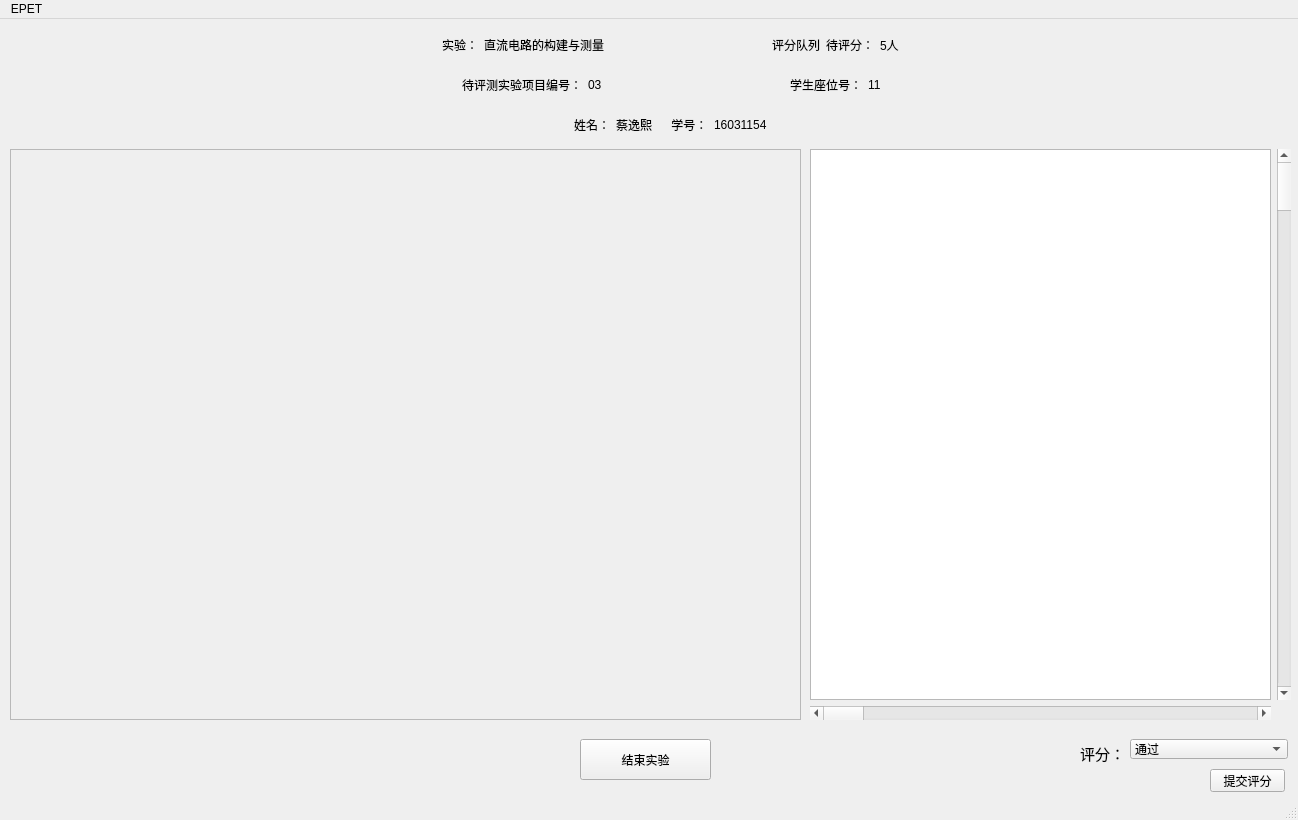
<?xml version="1.0" encoding="UTF-8"?>
<ui version="4.0">
 <class>Score</class>
 <widget class="QMainWindow" name="Score">
  <property name="geometry">
   <rect>
    <x>0</x>
    <y>0</y>
    <width>1298</width>
    <height>820</height>
   </rect>
  </property>
  <property name="windowTitle">
   <string>打分页面</string>
  </property>
  <widget class="QWidget" name="centralwidget">
   <widget class="QWidget" name="horizontalLayoutWidget">
    <property name="geometry">
     <rect>
      <x>280</x>
      <y>10</y>
      <width>781</width>
      <height>31</height>
     </rect>
    </property>
    <layout class="QHBoxLayout" name="horizontalLayout">
     <item>
      <spacer name="horizontalSpacer_7">
       <property name="orientation">
        <enum>Qt::Horizontal</enum>
       </property>
       <property name="sizeHint" stdset="0">
        <size>
         <width>40</width>
         <height>20</height>
        </size>
       </property>
      </spacer>
     </item>
     <item>
      <widget class="QLabel" name="label_9">
       <property name="text">
        <string>实验：</string>
       </property>
      </widget>
     </item>
     <item>
      <widget class="QLabel" name="label_10">
       <property name="text">
        <string>直流电路的构建与测量</string>
       </property>
      </widget>
     </item>
     <item>
      <spacer name="horizontalSpacer">
       <property name="orientation">
        <enum>Qt::Horizontal</enum>
       </property>
       <property name="sizeHint" stdset="0">
        <size>
         <width>40</width>
         <height>20</height>
        </size>
       </property>
      </spacer>
     </item>
     <item>
      <widget class="QLabel" name="label_8">
       <property name="text">
        <string>评分队列</string>
       </property>
      </widget>
     </item>
     <item>
      <widget class="QLabel" name="label_2">
       <property name="text">
        <string>待评分：</string>
       </property>
      </widget>
     </item>
     <item>
      <widget class="QLabel" name="label_3">
       <property name="text">
        <string>5人</string>
       </property>
      </widget>
     </item>
     <item>
      <spacer name="horizontalSpacer_2">
       <property name="orientation">
        <enum>Qt::Horizontal</enum>
       </property>
       <property name="sizeHint" stdset="0">
        <size>
         <width>40</width>
         <height>20</height>
        </size>
       </property>
      </spacer>
     </item>
    </layout>
   </widget>
   <widget class="QWidget" name="horizontalLayoutWidget_2">
    <property name="geometry">
     <rect>
      <x>281</x>
      <y>50</y>
      <width>781</width>
      <height>31</height>
     </rect>
    </property>
    <layout class="QHBoxLayout" name="horizontalLayout_2">
     <item>
      <spacer name="horizontalSpacer_4">
       <property name="orientation">
        <enum>Qt::Horizontal</enum>
       </property>
       <property name="sizeHint" stdset="0">
        <size>
         <width>40</width>
         <height>20</height>
        </size>
       </property>
      </spacer>
     </item>
     <item>
      <widget class="QLabel" name="label_5">
       <property name="text">
        <string>待评测实验项目编号：</string>
       </property>
      </widget>
     </item>
     <item>
      <widget class="QLabel" name="label_4">
       <property name="text">
        <string>03</string>
       </property>
      </widget>
     </item>
     <item>
      <spacer name="horizontalSpacer_3">
       <property name="orientation">
        <enum>Qt::Horizontal</enum>
       </property>
       <property name="sizeHint" stdset="0">
        <size>
         <width>40</width>
         <height>20</height>
        </size>
       </property>
      </spacer>
     </item>
     <item>
      <widget class="QLabel" name="label_6">
       <property name="text">
        <string>学生座位号：</string>
       </property>
      </widget>
     </item>
     <item>
      <widget class="QLabel" name="label_7">
       <property name="text">
        <string>11</string>
       </property>
       <property name="scaledContents">
        <bool>false</bool>
       </property>
      </widget>
     </item>
     <item>
      <spacer name="horizontalSpacer_5">
       <property name="orientation">
        <enum>Qt::Horizontal</enum>
       </property>
       <property name="sizeHint" stdset="0">
        <size>
         <width>40</width>
         <height>20</height>
        </size>
       </property>
      </spacer>
     </item>
    </layout>
   </widget>
   <widget class="QLabel" name="label">
    <property name="geometry">
     <rect>
      <x>1080</x>
      <y>720</y>
      <width>51</width>
      <height>29</height>
     </rect>
    </property>
    <property name="text">
     <string>&lt;html&gt;&lt;head/&gt;&lt;body&gt;&lt;p&gt;&lt;span style=&quot; font-size:11pt;&quot;&gt;评分：&lt;/span&gt;&lt;/p&gt;&lt;/body&gt;&lt;/html&gt;</string>
    </property>
    <property name="wordWrap">
     <bool>false</bool>
    </property>
   </widget>
   <widget class="QComboBox" name="comboBox">
    <property name="geometry">
     <rect>
      <x>1130</x>
      <y>720</y>
      <width>158</width>
      <height>20</height>
     </rect>
    </property>
    <property name="editable">
     <bool>false</bool>
    </property>
    <property name="currentText">
     <string>通过</string>
    </property>
    <property name="currentIndex">
     <number>0</number>
    </property>
    <item>
     <property name="text">
      <string>通过</string>
     </property>
    </item>
    <item>
     <property name="text">
      <string>不通过</string>
     </property>
    </item>
   </widget>
   <widget class="QWidget" name="gridLayoutWidget">
    <property name="geometry">
     <rect>
      <x>810</x>
      <y>130</y>
      <width>481</width>
      <height>571</height>
     </rect>
    </property>
    <layout class="QGridLayout" name="gridLayout">
     <item row="0" column="0">
      <widget class="QTableView" name="tableView"/>
     </item>
     <item row="0" column="1">
      <widget class="QScrollBar" name="verticalScrollBar">
       <property name="orientation">
        <enum>Qt::Vertical</enum>
       </property>
      </widget>
     </item>
     <item row="1" column="0">
      <widget class="QScrollBar" name="horizontalScrollBar">
       <property name="orientation">
        <enum>Qt::Horizontal</enum>
       </property>
      </widget>
     </item>
    </layout>
   </widget>
   <widget class="QPushButton" name="pushButton">
    <property name="geometry">
     <rect>
      <x>1210</x>
      <y>750</y>
      <width>75</width>
      <height>23</height>
     </rect>
    </property>
    <property name="text">
     <string>提交评分</string>
    </property>
   </widget>
   <widget class="QWidget" name="horizontalLayoutWidget_3">
    <property name="geometry">
     <rect>
      <x>280</x>
      <y>90</y>
      <width>781</width>
      <height>31</height>
     </rect>
    </property>
    <layout class="QHBoxLayout" name="horizontalLayout_3">
     <item>
      <spacer name="horizontalSpacer_6">
       <property name="orientation">
        <enum>Qt::Horizontal</enum>
       </property>
       <property name="sizeHint" stdset="0">
        <size>
         <width>40</width>
         <height>20</height>
        </size>
       </property>
      </spacer>
     </item>
     <item>
      <widget class="QLabel" name="label_14">
       <property name="text">
        <string>姓名：</string>
       </property>
      </widget>
     </item>
     <item>
      <widget class="QLabel" name="label_13">
       <property name="text">
        <string>蔡逸熙</string>
       </property>
      </widget>
     </item>
     <item>
      <widget class="QLabel" name="label_12">
       <property name="text">
        <string>    学号：</string>
       </property>
      </widget>
     </item>
     <item>
      <widget class="QLabel" name="label_11">
       <property name="text">
        <string>16031154</string>
       </property>
      </widget>
     </item>
     <item>
      <spacer name="horizontalSpacer_9">
       <property name="orientation">
        <enum>Qt::Horizontal</enum>
       </property>
       <property name="sizeHint" stdset="0">
        <size>
         <width>40</width>
         <height>20</height>
        </size>
       </property>
      </spacer>
     </item>
    </layout>
   </widget>
   <widget class="QFrame" name="frame">
    <property name="geometry">
     <rect>
      <x>10</x>
      <y>130</y>
      <width>791</width>
      <height>571</height>
     </rect>
    </property>
    <property name="frameShape">
     <enum>QFrame::StyledPanel</enum>
    </property>
    <property name="frameShadow">
     <enum>QFrame::Raised</enum>
    </property>
   </widget>
   <widget class="QPushButton" name="pushButton_2">
    <property name="geometry">
     <rect>
      <x>580</x>
      <y>720</y>
      <width>131</width>
      <height>41</height>
     </rect>
    </property>
    <property name="text">
     <string>结束实验</string>
    </property>
   </widget>
  </widget>
  <widget class="QMenuBar" name="menubar">
   <property name="geometry">
    <rect>
     <x>0</x>
     <y>0</y>
     <width>1298</width>
     <height>23</height>
    </rect>
   </property>
   <widget class="QMenu" name="menuEPET">
    <property name="title">
     <string>EPET</string>
    </property>
   </widget>
   <addaction name="menuEPET"/>
  </widget>
  <widget class="QStatusBar" name="statusbar"/>
 </widget>
 <resources/>
 <connections/>
</ui>
